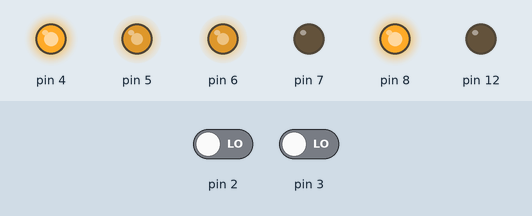
Bench run of a sketch on a simulated Arduino Uno, built with avr-gcc and run on an emulated ATmega328P. On the bench: output pins drawn as LEDs (lit = HIGH). The inputs (shaded band) are chosen by the test bench; at power-on: pin 2 LOW, pin 3 LOW.

Above: at 1.2 s.
1.3 s: pin 2 driven HIGH
At 2.0 s:
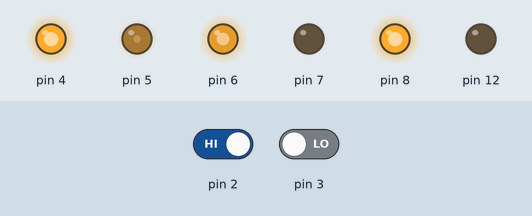
2.8 s: pin 2 driven LOW
At 3.2 s:
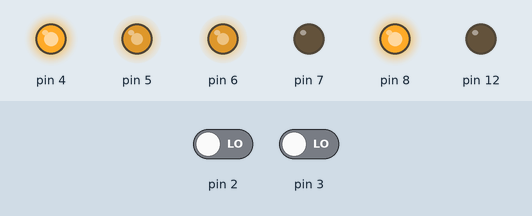
4.3 s: pin 3 driven HIGH
At 5.5 s:
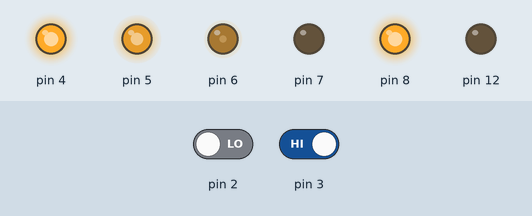
5.8 s: pin 3 driven LOW
At 6.7 s:
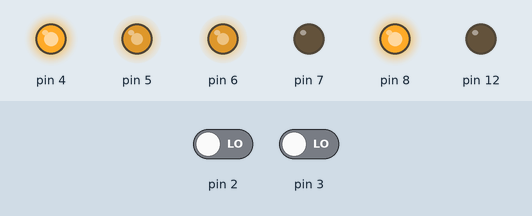
Timing chart, 0 to 8.3 s (numbered marks = the images above; inputs shaded):
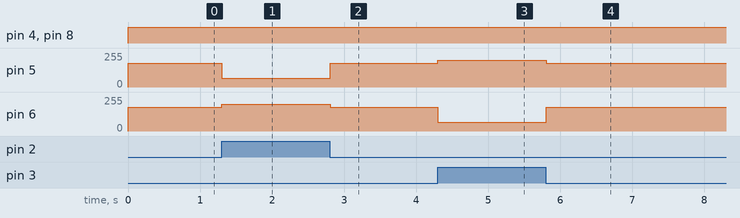

The sketch:

line.ino
```cpp
// Seguidor de linea con dos TCRT5000: negro=HIGH, blanco=LOW.
// DO izquierdo=D2, derecho=D3. Driver IN1=D4 IN2=D7 IN3=D8 IN4=D12, ENA=D5 ENB=D6.
void motores(int izquierda, int derecha) {
 digitalWrite(4,HIGH); digitalWrite(7,LOW); digitalWrite(8,HIGH); digitalWrite(12,LOW);
 analogWrite(5,izquierda); analogWrite(6,derecha);
}
void setup() {
 pinMode(2,INPUT); pinMode(3,INPUT); pinMode(4,OUTPUT); pinMode(7,OUTPUT); pinMode(8,OUTPUT); pinMode(12,OUTPUT);
}
void loop() {
 bool izquierda=digitalRead(2), derecha=digitalRead(3);
 if(izquierda && !derecha) motores(65,200);
 else if(derecha && !izquierda) motores(200,65);
 else motores(180,180);
 delay(5);
}
```

Measured:
- after the input at 1.3 s, pin 5: 180/255 → 65/255 at once; pin 6: 180/255 → 200/255 at once
- after the input at 2.8 s, pin 5: 65/255 → 180/255 at once; pin 6: 200/255 → 180/255 at once
- after the input at 4.3 s, pin 5: 180/255 → 200/255 at once; pin 6: 180/255 → 65/255 at once
- after the input at 5.8 s, pin 5: 200/255 → 180/255 at once; pin 6: 65/255 → 180/255 at once
